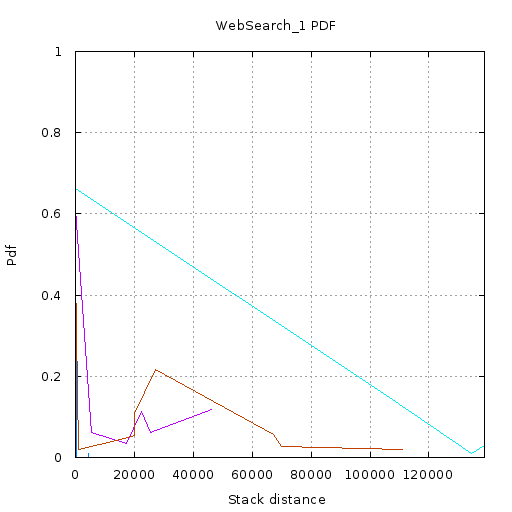

The gnuplot source for this figure:
set terminal  png size 512,512 font 'Verdana, 10'
set nokey
set title "WebSearch_1 PDF"
set output '//home//cat//Documents//CACHE//Tests//Gists//WebSearch1//PDF//6//pdf.png'
set ylabel "Pdf"
set yrange [0:1]
set xlabel "Stack distance"
set xrange [2.000000:138868.666667]
set grid xtics ytics
plot '//home//cat//Documents//CACHE//Tests//Gists//WebSearch1//PDF//6//0.txt' using 1:2 with lines,\
'//home//cat//Documents//CACHE//Tests//Gists//WebSearch1//PDF//6//1.txt' using 1:2 with lines,\
'//home//cat//Documents//CACHE//Tests//Gists//WebSearch1//PDF//6//2.txt' using 1:2 with lines,\
'//home//cat//Documents//CACHE//Tests//Gists//WebSearch1//PDF//6//3.txt' using 1:2 with lines,\
'//home//cat//Documents//CACHE//Tests//Gists//WebSearch1//PDF//6//4.txt' using 1:2 with lines,\
'//home//cat//Documents//CACHE//Tests//Gists//WebSearch1//PDF//6//5.txt' using 1:2 with lines
